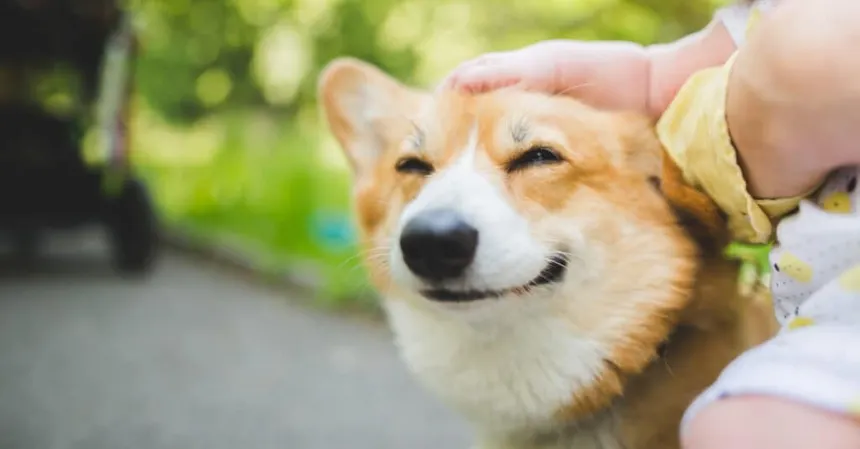
#> input picture images/dog image.webp, 860 x 449 px, found by its file name
$ python threshold.py
#> lines starting #> are read from the running program, lines starting #| are printed output that depends on the picture; after the words box and inside, x2 and y2 are one past the last pixel; in counts of white or black regions, pixels touching at a corner belong together
from PIL import Image
import numpy as np

img = Image.open("images/dog image.webp").convert("L")
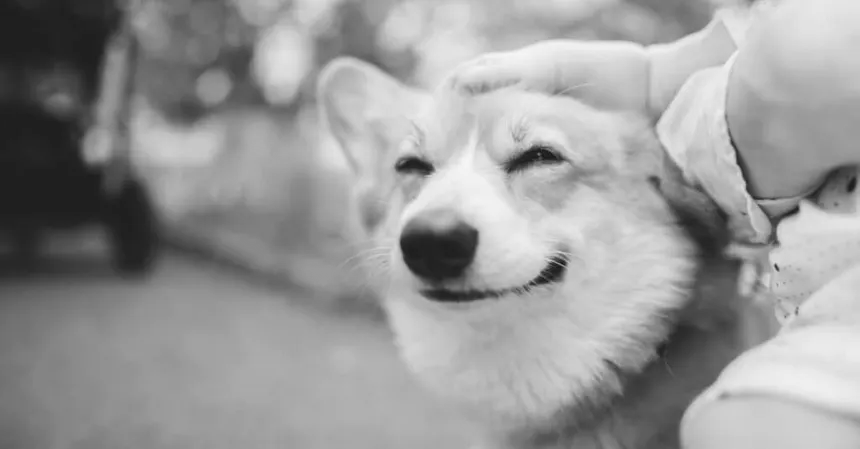
#> img: PIL image 860x449 L; min 17, max 246, mean 152.7
arr = np.array(img)

print(arr.shape)
#| (449, 860)
threshold = int(input("Enter threshold: "))
#> the answer given: 100

binary = np.where(arr >= threshold, 255, 0).astype(arr.dtype)
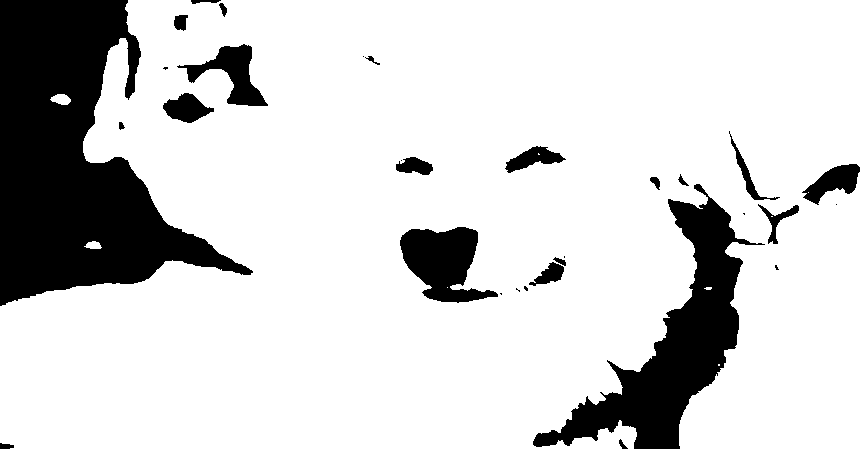
#> binary: shape (449, 860); 82.4% white; 31 black regions (10 under 20 px), largest, box (x1, y1, x2, y2) and area: (0, 0, 253, 306) 38953, (533, 184, 765, 449) 17032, (400, 227, 498, 303) 4423
output = Image.fromarray(binary)
output.show()
output.save("outputs/threshold.png")
